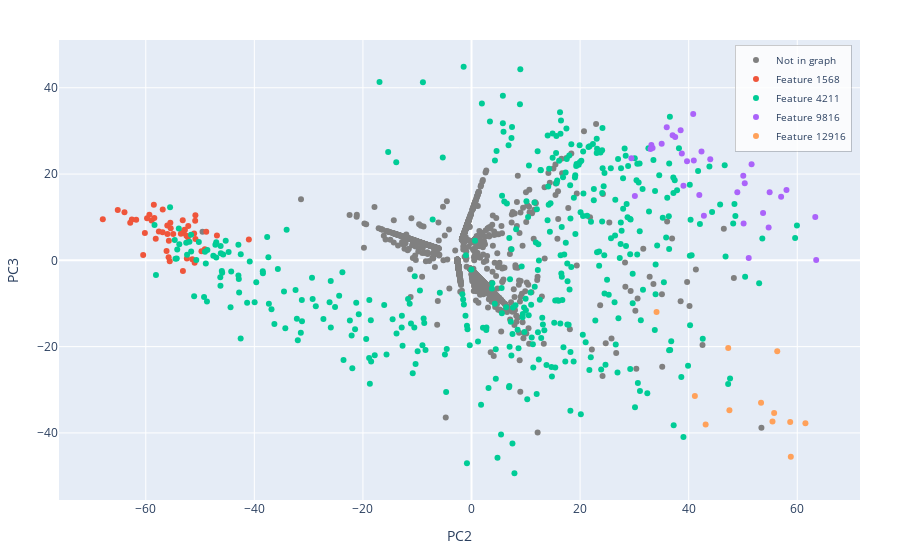

The code cell stored with this chart in its notebook:
### Code cell
fig, color_map = plot_pca_2d(
    pca_df, results["all_max_feature_info"], fs_splitting_nodes
)
fig.show()

### Figure 1 — Plotly figure (JSON) as saved in the notebook; plotly's stock layout.template omitted (floating-point values rounded to 4 significant figures; data arrays with more than 128 entries replaced by an {"elided": "..."} marker saying what was removed)
{"data": [{"customdata": {"elided": "2020x3 mixed values"}, "hovertemplate": "Token: %{customdata[0]}<br>Context: %{customdata[1]}<br>Feature: %{customdata[2]}<br><extra></extra>", "marker": {"color": "grey"}, "mode": "markers", "name": "Not in graph", "type": "scatter", "x": {"elided": "2020 float values"}, "y": {"elided": "2020 float values"}}, {"customdata": {"elided": "48x3 mixed values"}, "hovertemplate": "Token: %{customdata[0]}<br>Context: %{customdata[1]}<br>Feature: %{customdata[2]}<br><extra></extra>", "marker": {"color": "#EF553B"}, "mode": "markers", "name": "Feature 1568", "type": "scatter", "x": [-52.43, -62.57, -60.48, -60.16, -55.74, -58.51, -46.89, -59.77, -52.84, -56.01, -56.9, -50.86, -61.77, -52.23, -48.86, -55.59, -62.86, -49.12, -53.18, -53.28, -52.84, -54.95, -50.85, -56.17, -63.92, -67.91, -53.16, -51.09, -65.16, -56.03, -57.59, -50.9, -53.19, -51.0, -56.88, -58.16, -52.51, -58.42, -55.41, -58.93, -52.17, -41.01, -59.33, -55.79, -53.54, -49.74, -51.44, -55.47], "y": [0.4528, 9.455, 1.226, 6.347, 4.547, 12.87, 5.753, 9.735, 6.972, 6.079, 6.532, 10.44, 9.412, 5.326, 6.653, -0.2334, 8.74, 2.592, 6.313, 6.485, 7.092, 6.116, 4.92, 2.158, 11.14, 9.533, -2.484, 6.2, 11.66, 8.094, 6.695, 9.172, 9.31, -0.5538, 11.81, 5.021, 5.677, 9.817, 7.454, 9.223, 7.942, 4.827, 10.56, 0.7436, 6.142, 2.094, 0.2506, 8.704]}, {"customdata": {"elided": "405x3 mixed values"}, "hovertemplate": "Token: %{customdata[0]}<br>Context: %{customdata[1]}<br>Feature: %{customdata[2]}<br><extra></extra>", "marker": {"color": "#00CC96"}, "mode": "markers", "name": "Feature 4211", "type": "scatter", "x": {"elided": "405 float values"}, "y": {"elided": "405 float values"}}, {"customdata": [[" of", " each other.\n\nThere is obviously something to all| of| this.\nCounterfactual Communication was recently used", 9816], [" of", " to harness non-classical states..\n\nand all| of| this can teleport non-classical light..\n\nand", 9816], [" of", " anybody seen this before, and have we lost all| of| the data?\nThank you.\n\nA:", 9816], [" of", "Defense counsel]’s\n             talking about all| of| this stuff, about what\n             Trujillo’", 9816], [" of", " can happen up until trade deadline. I think all| of| our players realize that.”\n\nWith injuries and possible", 9816], [" of", " must be the opportunity he has been looking for all| of| his pro MMA career.\n\nSo, Ishizuka", 9816], [" of", " reply br. at 7). However, all| of| the costs incurred\nwere considered in our decision and", 9816], [" of", "You could probably create a custom setting that holds all| of| the correct IDs for the fields in each org,", 9816], [" of", " last 5 years, but it has needed all| of| its earnings to support growth and thus has never paid", 9816], [" of", "Developers\nSomething like this does nicely:\nAll| of| my past & future contributions to LibreOffice may be", 9816], [" of", " all comments and provide any requested information\nOnce all| of| this is done, please set the bug back to", 9816], [" of", "<bos> off the second verse:\n\nAll| of| our brothers and sisters through time have sung of the", 9816], [" of", " 4/4 phrases. I also truncated all| of| the phrases in the bridge--all of them ", 9816], [" of", " truncated all of the phrases in the bridge--all| of| them 3 bars instead of four--just to", 9816], [" of", " online before submittal, etc. Or is all| of| that wasted work?\n\nI’m looking for", 9816], [" of", " the motions at the same time; it denied all| of| the plaintiffs' motions, and granted all of Dr", 9816], [" of", " made from glacially derived drusy quartz, all| of| the artifacts are manufactured using local Onondaga chert", 9816], [" of", " lips.\n\nIt is important to fully research all| of| your options for cosmetic surgery before making a decision about", 9816], [" of", "]  \"Appellant's counsel has reviewed all| of| the allegations set forth in the Rule 61", 9816], [" of", "Initially I had recommended that you should simply replace all| of| your calls to Response.Redirect(url) with", 9816], [" of", " women who were living hundred of years ago and all| of| them are so interesting that have a great success\n", 9816], [" of", " in the package.json file used to run all| of| Pattern Lab Node, but the node_modules folder", 9816], [" of", " the tragedy of this fallen primarch. Beneath all| of| the savagery and bloodshed, two human eyes peer", 9816], [" of", "giano, shaved (you might not need all| of| this, but it is easier to shave from a", 9816], [" of", "t do this if it weren't for all| of| you.\n\nLast comments from Android Market\n\nAlejandro", 9816], [" of", " doors to open. Then finally they did and all| of| us, I would have to guess somewhere around ", 9816], [" of", " candidate did not; \"I\n\nhave won all| of| my cases as an attorney\" when the candidate had", 9816], [" of", " time you call and ask about our program, all| of| your information is protected by the Federal Regulations pertaining to", 9816], [" of", " were dating anyone.  Wilson told Moore that all| of| them felt very uncomfortable in that situation.  Moore", 9816], ["of", "5-86.  Considering all\r\n|of| the summary judgment evidence, including that we have outlined", 9816], [" of", "uction of the Asgardian realm, sending all| of| the Asgardians into eternal sleep. Some,", 9816], [" of", ", “Wow, I’ve always known all| of| this, but I had never understood that everything was", 9816]], "hovertemplate": "Token: %{customdata[0]}<br>Context: %{customdata[1]}<br>Feature: %{customdata[2]}<br><extra></extra>", "marker": {"color": "#AB63FA"}, "mode": "markers", "name": "Feature 9816", "type": "scatter", "x": [50.32, 57.02, 32.97, 50.05, 63.31, 41.96, 38.73, 37.51, 29.45, 51.59, 42.8, 58.01, 37.05, 53.7, 54.91, 39.04, 39.69, 40.83, 35.96, 38.52, 51.06, 42.36, 33.12, 30.09, 54.73, 63.49, 35.02, 40.94, 50.11, 33.35, 43.97, 48.96], "y": [17.86, 14.75, 25.81, 19.59, 10.04, 15.16, 24.75, 28.57, 23.68, 22.25, 10.33, 16.32, 29.01, 10.97, 15.79, 17.28, 22.96, 33.91, 30.83, 30.16, 0.5332, 25.21, 26.74, 14.91, 7.612, 0.07002, 27.0, 23.16, 8.536, 26.04, 23.42, 15.8]}, {"customdata": [[" of", " advertising and linking to amazon.com\n\nFor those| of| you who were told you might need an endometrial biopsy", 12916], [" of", " Hero Native would have been killed. And the both| of| them would have been killed without Izuku’s help", 12916], [" of", " (MS Word) templates are perfect for\nthose| of| you that like to type your letters and\nother", 12916], [" of", "Young women… All soft in the head… some| of| them never learn…\" said Nobleman Verosus .", 12916], [" of", "s what sets her ever so highly above the rest| of| her sex. She feels no emotions and so she", 12916], [" of", ", Lady Messalina threw a glance at the two| of| you,\" said the Conqueror. \"That confirmed my", 12916], [" of", " do obtain a lot of useful information especially for those| of| us involved in the construction industry.\n\nSpain tops", 12916], [" of", " more positive sides of people would do good to all| of| us.\n\nDear Tania, I don´t", 12916], [" of", "ve specifically met through sewing.\n\nAs to those| of| the next generation, I haven't met any", 12916], [" of", " take care of Henry as it was obvious to both| of| us that our dogs got along quite well.\n\n", 12916], [" of", " crotch and sat at my feet, watching the both| of| us just in case we were ready for a second", 12916], [" of", ") to wait until I called again. The two| of| us headed into Rick’s bedroom and, after", 12916]], "hovertemplate": "Token: %{customdata[0]}<br>Context: %{customdata[1]}<br>Feature: %{customdata[2]}<br><extra></extra>", "marker": {"color": "#FFA15A"}, "mode": "markers", "name": "Feature 12916", "type": "scatter", "x": [58.7, 61.5, 47.5, 47.28, 34.08, 55.74, 43.12, 56.31, 41.14, 55.44, 53.33, 58.81], "y": [-37.45, -37.75, -34.74, -20.3, -11.99, -35.36, -38.02, -21.09, -31.47, -37.37, -32.99, -45.51]}], "layout": {"autosize": true, "hoverdistance": 5, "hovermode": "closest", "legend": {"bgcolor": "rgba(255, 255, 255, 0.8)", "bordercolor": "rgba(0,0,0,0.2)", "borderwidth": 1, "font": {"size": 10}, "x": 0.99, "xanchor": "right", "y": 0.99, "yanchor": "top"}, "margin": {"b": 60, "l": 40, "r": 40, "t": 40}, "xaxis": {"title": {"text": "PC2"}}, "yaxis": {"title": {"text": "PC3"}}}}
